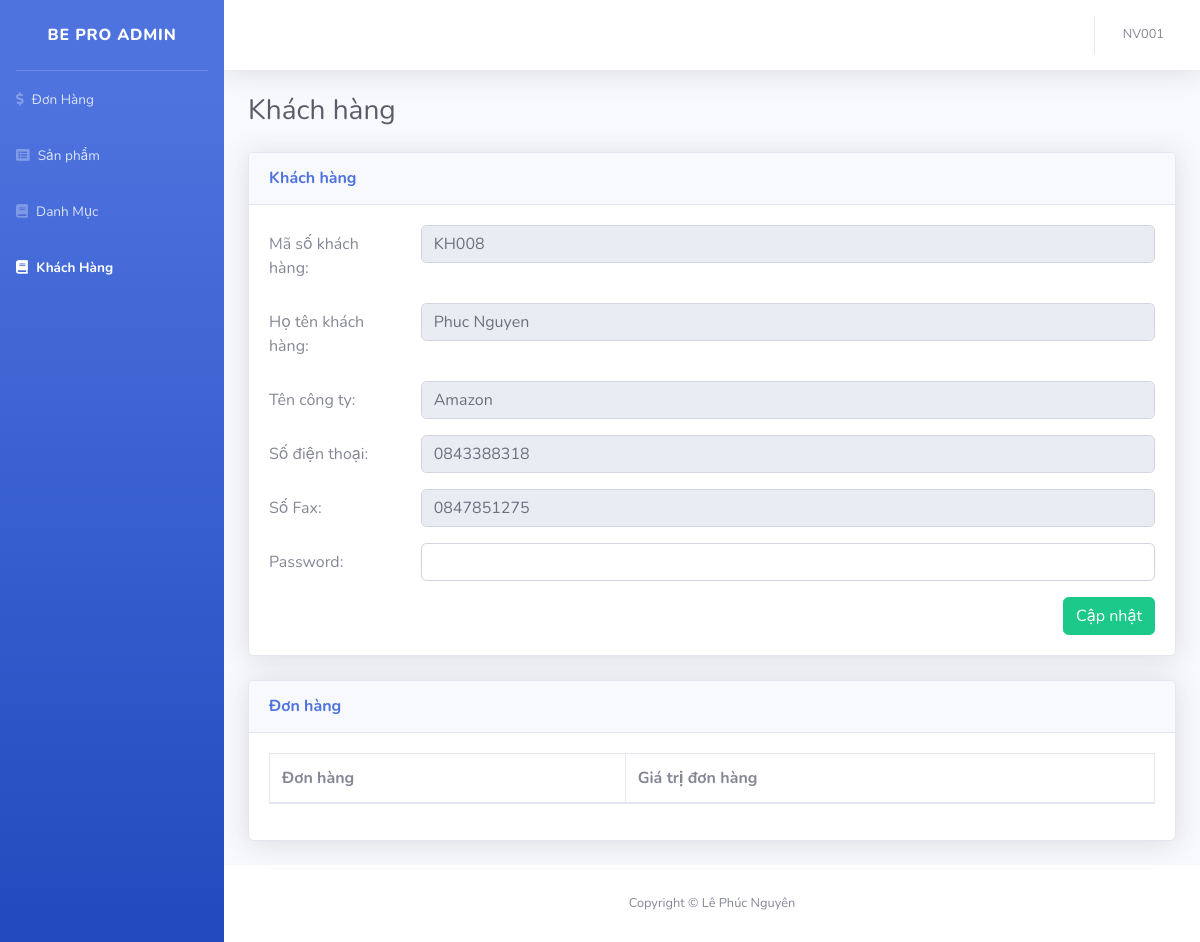
The page /admin/index.php?module=user&action=edit&id=KH008 (signed in) on the database its author committed.
### tables this page shows
CREATE TABLE `khachhang` (
  `MSKH` char(10) NOT NULL,
  `HoTenKH` varchar(45) NOT NULL,
  `TenCongTy` varchar(45) DEFAULT NULL,
  `SoDienThoai` varchar(11) NOT NULL,
  `SoFax` varchar(11) DEFAULT NULL,
  `Pass` varchar(255) NOT NULL
);

### admin/modules/user/edit.php (the view, shortened to what this page needs)
<div class="container-fluid">
    <div class="d-sm-flex align-items-center justify-content-between mb-4">
    <h1 class="h3 mb-0 text-gray-800">Khách hàng</h1>
    </div>
    <div class="row">
        <?php
            $sql = "SELECT * FROM KHACHHANG WHERE MSKH ='" .$_GET["id"]. "'";
            $result = mysqli_query($db, $sql);
            $result = mysqli_fetch_assoc($result);
        ?>
        <div class="col-12">
            <div class="card shadow mb-4">
                <div class="card-header py-3">
                    <h6 class="m-0 font-weight-bold text-primary">Khách hàng</h6>
                </div>
                <div class="card-body">
                    <form action="./modules/user/process.php" method="POST">
                        <div class="form-group row">
                            <label class="col-sm-2 col-form-label">Mã số khách hàng:</label>
                            <div class="col-sm-10">
                                <input type="text" readonly class="form-control" name="MSKH" value="<?=$result["MSKH"]?>">
                            </div>
                        </div>
                        <div class="form-group row">
                            <label class="col-sm-2 col-form-label">Họ tên khách hàng:</label>
                            <div class="col-sm-10">
                                <input type="text" readonly class="form-control" value="<?=$result["HoTenKH"]?>">
                            </div>
                        </div>
                        <div class="form-group row">
                            <label class="col-sm-2 col-form-label">Tên công ty:</label>
                            <div class="col-sm-10">
                                <input type="text" readonly class="form-control" value="<?=$result["TenCongTy"]?>">
                            </div>
                        </div>
                        <div class="form-group row">
                            <label class="col-sm-2 col-form-label">Số điện thoại:</label>
                            <div class="col-sm-10">
                                <input type="text" readonly class="form-control" value="<?=$result["SoDienThoai"]?>">
                            </div>
                        </div>
                        <div class="form-group row">
                            <label class="col-sm-2 col-form-label">Số Fax:</label>
                            <div class="col-sm-10">
                                <input type="text" readonly class="form-control" value="<?=$result["SoFax"]?>">
                            </div>
                        </div>
                        <div class="form-group row">
                            <label class="col-sm-2 col-form-label">Password:</label>
                            <div class="col-sm-10">
                                <input type="password" name="pass" class="form-control">
                            </div>
                        </div>
                        <button name="suauser" type="submit" class="btn btn-success float-right">Cập nhật</button>
                    </form>
                </div>
            </div>
        </div>
        <div class="col-12">
            <div class="card shadow mb-4">
                <div class="card-header py-3">
                    <h6 class="m-0 font-weight-bold text-primary">Đơn hàng</h6>
                </div>
                <div class="card-body">
                    <div class="table-responsive">
                    <table class="table table-bordered table-data" data-get="orders">
                        <thead>
                        <tr>
                            <th>Đơn hàng</th>
                            <th>Giá trị đơn hàng</th>
                        </tr>
                        </thead>
                    </table>
                </div>
            </div>
        </div>
    </div>
</div>

### rows shown on the page
khachhang: MSKH "KH008", HoTenKH "Phuc Nguyen", TenCongTy "Amazon", SoDienThoai "0843388318", SoFax "0847851275"

### other values the page prints
$_SESSION["nhanvien"] "NV001"
